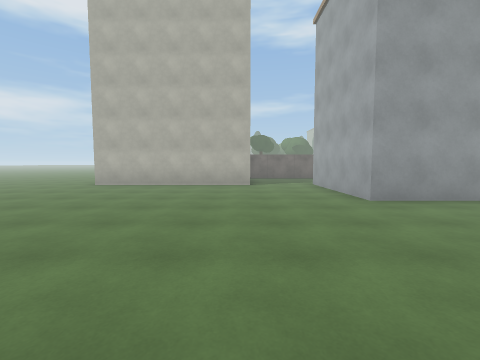
View 1 (above)

24 first-person views from a walk through a Unity game level. The camera is 1.4 m above the floor, tilts 4° down and sees 90° across. The floor is counted in squares, 2 m on a side. Each view is taken from the middle of a square. On the plan, view 1 faces up. The plan holds only what a view shows up to about 9 squares ahead; the rest is blank. The place goes on beyond the plan. The player character is not drawn. Door leaves are left out, so doorways stand open. Surface patterns are stand-ins for the level's own textures.

View 2
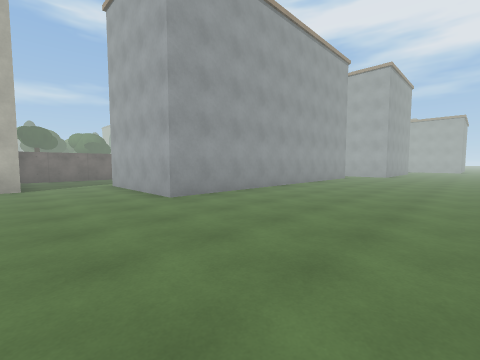

View 3
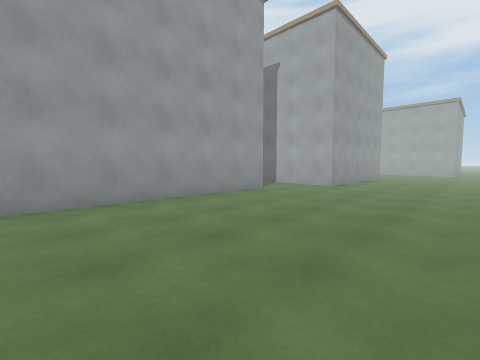

View 4
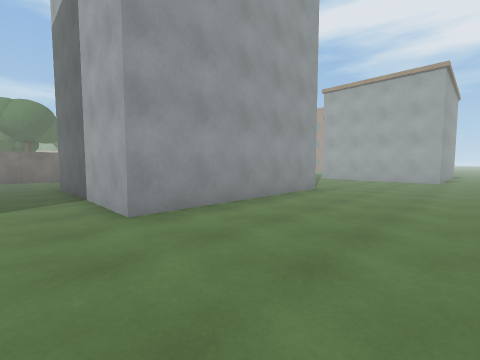

View 5
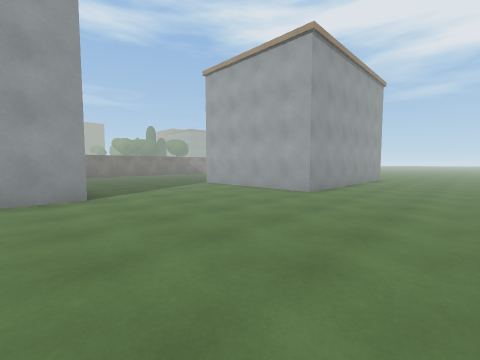

View 6
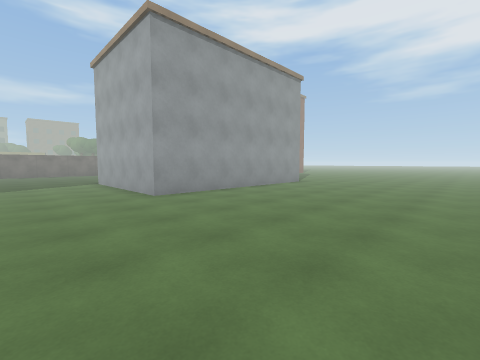

View 7
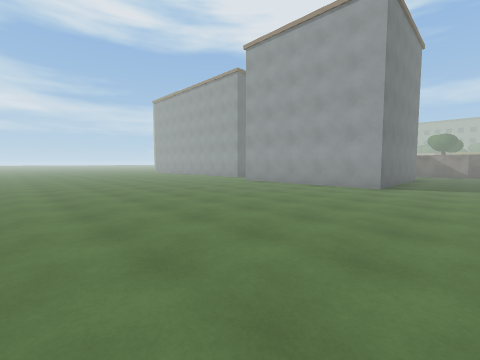

View 8
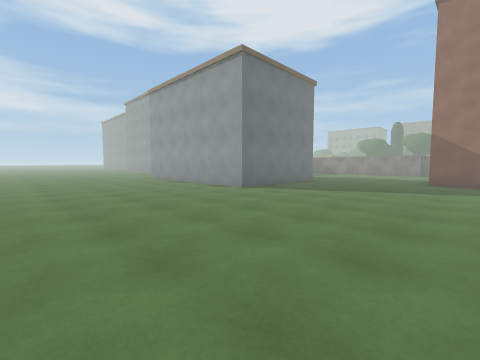

View 9
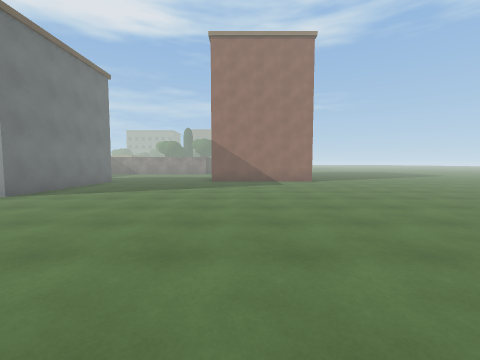

View 10
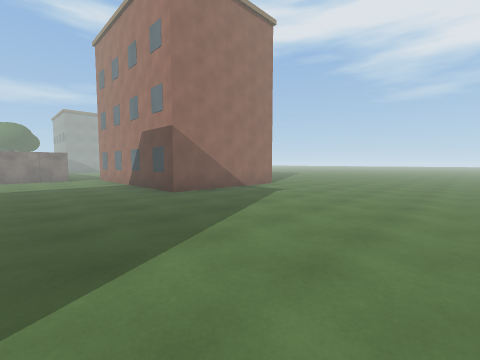

View 11
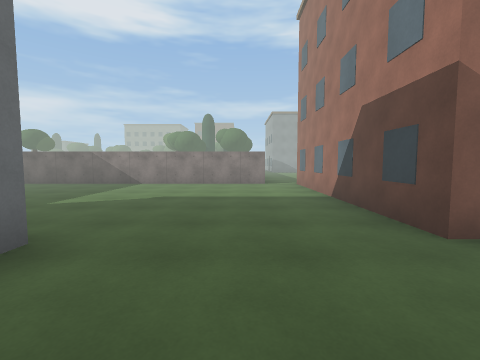

View 12
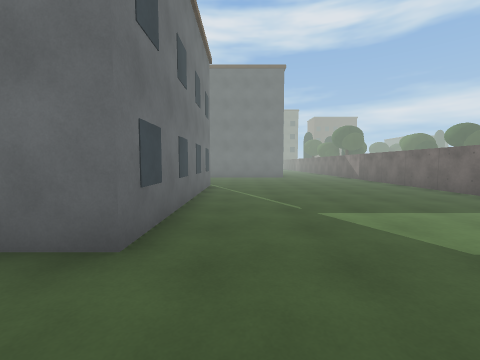

View 13
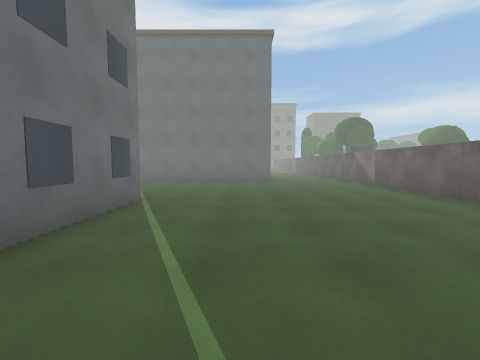

View 14
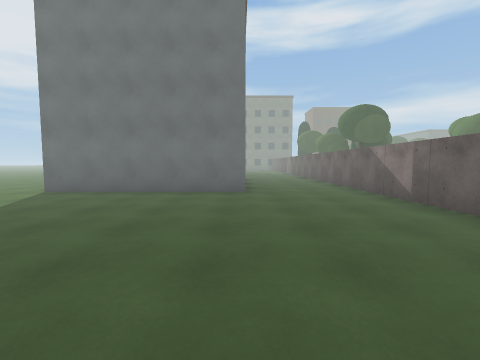

View 15
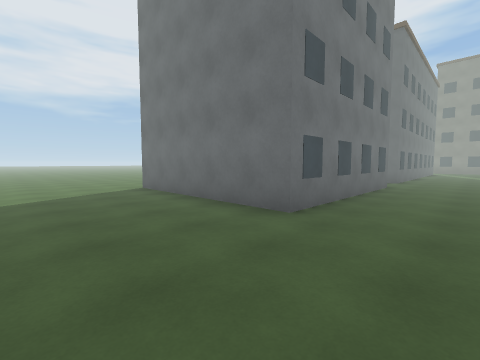

View 16
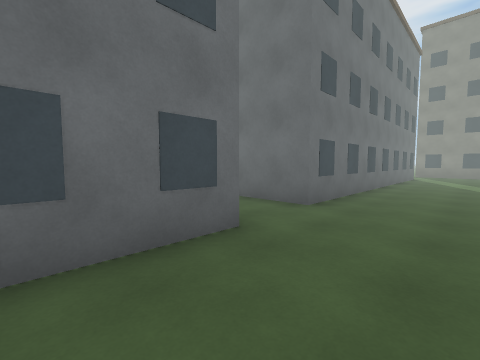

View 17
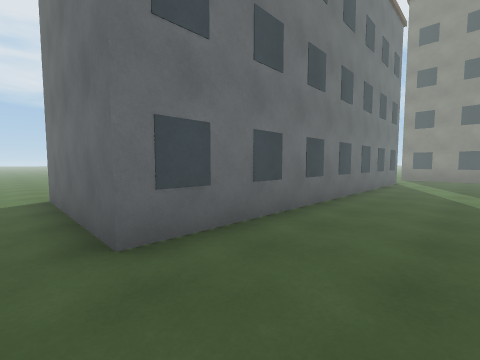

View 18
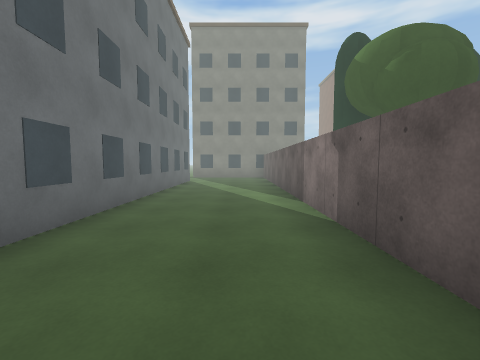

View 19
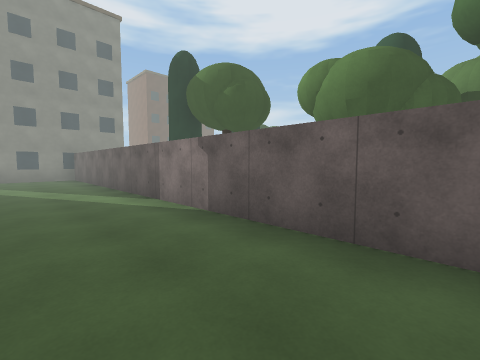

View 20
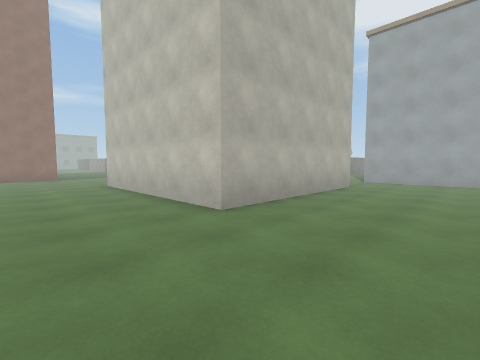

View 21
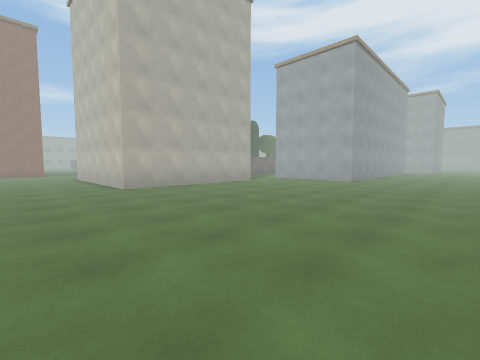

View 22
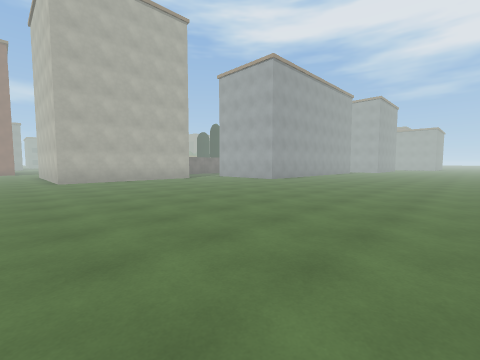

View 23
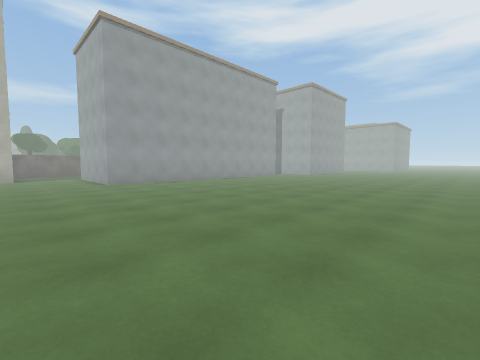

View 24
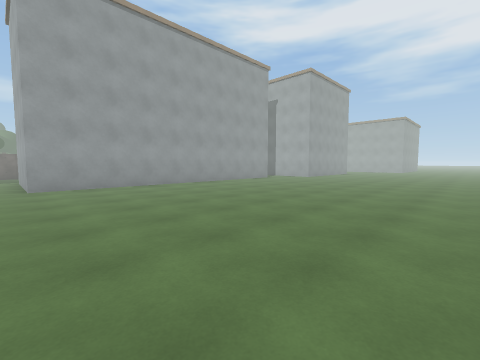

### Floor plan
Key: @ floor where view 1 was taken; # wall or solid block; . floor; O other object.
Columns run from 7 left of view 1 to 35 right of it. Each row starts with its distance up from view 1.
 17 OO
 16 ...
 15 ...
 14 ...                OO
 13 ...O
 12 ...O                                  #.
 11 ...O   O##############################.O
 10 ...O   O...............................O
  9 ...O   O...............................O
  8 ...OOOOO..OOOOOOOOO.OOOOOO.............O
  7 ..........O       O.O    O.............O
  6 ..........O       O.O    O.............O
  5 ..........OOOOOOOOO.O    O....OOOOOO...OOOO
  4 ....................O    O....O    O.......
  3 .....................OOOOO....O    O.......
  2 ..............................O    O.......
  1 ..............................OOOOOO.......
  0  ......@...................................
 -1  ..........................................
 -2  ..........................................
 -3        ....................................
 -4        ..................................

Where each view was taken, in squares from view 1:
view 1: 0 up, 0 right, facing up
view 2: 0 up, 0 right, facing up-right
view 3: 0 up, 6 right, facing up-right
view 4: 0 up, 12 right, facing up-right
view 5: 2 down, 17 right, facing up-right
view 6: 4 down, 20 right, facing up-right
view 7: 4 down, 20 right, facing up-left
view 8: 4 down, 33 right, facing up-left
view 9: 4 down, 33 right, facing up
view 10: 0 up, 29 right, facing up-right
view 11: 3 up, 30 right, facing up
view 12: 6 up, 30 right, facing left
view 13: 7 up, 27 right, facing left
view 14: 8 up, 24 right, facing left
view 15: 10 up, 21 right, facing down-left
view 16: 10 up, 15 right, facing down-left
view 17: 10 up, 12 right, facing down-left
view 18: 10 up, 12 right, facing left
view 19: 9 up, 12 right, facing up-left
view 20: 5 up, 7 left, facing up-right
view 21: 1 up, 7 left, facing up-right
view 22: 2 down, 6 left, facing up-right
view 23: 4 down, 0 right, facing up-right
view 24: 3 down, 2 right, facing up-right
